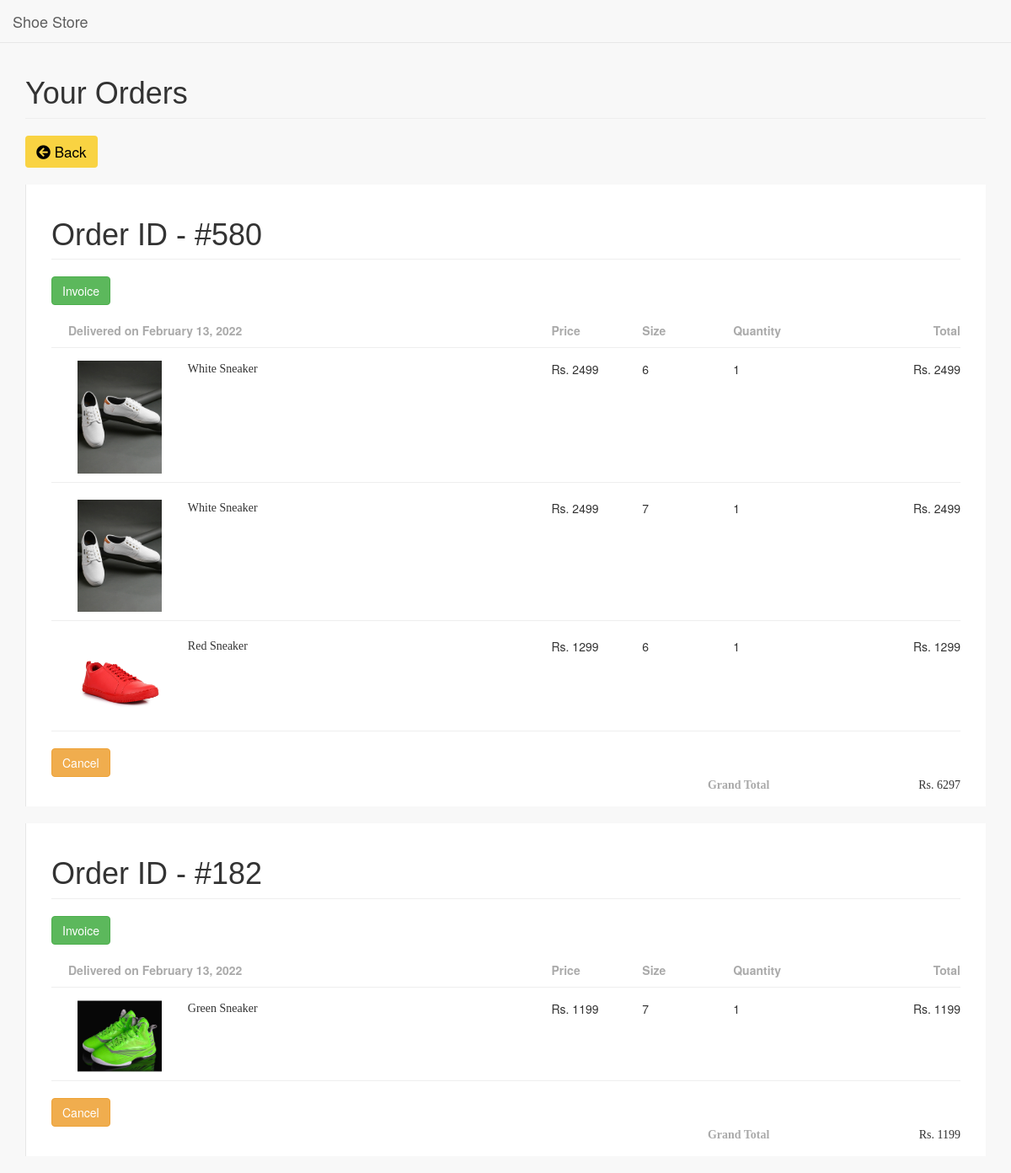
The app's page /client/Old_Files/my_orders.php with its own data.
### tables this page shows
CREATE TABLE `orders` (
  `id` int(11) NOT NULL,
  `order_id` int(11) NOT NULL,
  `user_id` varchar(20) NOT NULL,
  `total_amt` int(11) NOT NULL,
  `order_date` date NOT NULL,
  `delivery_date` date NOT NULL,
  `cust_name` varchar(255) NOT NULL,
  `cust_email` varchar(250) NOT NULL,
  `cust_addr` varchar(250) NOT NULL,
  `state` varchar(255) NOT NULL,
  `city` varchar(255) NOT NULL,
  `zip` int(10) NOT NULL,
  `cust_mobile` bigint(11) NOT NULL,
  `p_name` varchar(80) NOT NULL,
  `p_quantity` int(10) NOT NULL,
  `size` int(10) NOT NULL,
  `original_prc` int(10) NOT NULL
);

CREATE TABLE `product` (
  `id` int(11) NOT NULL,
  `cat_id` int(11) NOT NULL,
  `p_name` varchar(250) NOT NULL,
  `p_quantity` int(11) NOT NULL,
  `price` int(11) NOT NULL,
  `photo` varchar(255) NOT NULL
);

### client/Old_Files/my_orders.php (the view, shortened to what this page needs)
<?php
include("connection.php");
$sql_temp = "SELECT * FROM temp";
$res_temp = mysqli_query($con, $sql_temp);
$row_temp = mysqli_fetch_array($res_temp);
$id       = $row_temp['loginid'];
$sql_order_distinct_order_id = "SELECT DISTINCT order_id,total_amt,order_date,delivery_date FROM orders WHERE user_id ='$id'";
$res_order_distinct_order_id = mysqli_query($con, $sql_order_distinct_order_id);
?>
<!DOCTYPE html>
<html>
<head>
    <link rel="stylesheet" href="https://maxcdn.bootstrapcdn.com/bootstrap/3.3.7/css/bootstrap.min.css">
    <link rel="stylesheet" href="https://cdnjs.cloudflare.com/ajax/libs/metisMenu/2.5.2/metisMenu.css">
    <link rel="stylesheet" href="https://cdnjs.cloudflare.com/ajax/libs/morris.js/0.5.1/morris.css">
    <link rel="stylesheet" href="https://cdnjs.cloudflare.com/ajax/libs/font-awesome/5.15.0/css/all.min.css">
    <link rel="stylesheet" href="https://s3-us-west-2.amazonaws.com/s.cdpn.io/416491/timeline.css">
</head>
<body>
    <div id="wrapper">
        <nav class="navbar navbar-default navbar-static-top d-flex" role="navigation" style="margin-bottom: 0">
            <div class="navbar-header">
                <a class="navbar-brand" href="index.php">Shoe Store</a>
            </div>
        </nav>
        <div id="page-wrapper">
            <h1 class="page-header">Your Orders</h1>
            <div>
                <a href="index.php" class="btn" style="background-color:#f9d342;color:black;font-size:1.7rem"><i
                        class="fas fa-arrow-circle-left"></i>
                    Back</a>
            </div>
            <?php
        while($row_order_id = mysqli_fetch_array($res_order_distinct_order_id))
        {
        ?>
            <div class="order-wrapper">
                <div class="row">
                    <div class="col-lg-12">
                        <h1 class="page-header">Order ID - #<?php echo $row_order_id['order_id'];?></h1>
                        <form method="POST" action="invoice.php">
                            <input type="submit" class="btn btn-success" name="inv_btn" value="Invoice">
                        </form>
                    </div>
                </div>
                <br>
                <div class="shopping-cart">
                    <div class="column-labels">
                        <label class="product-delivery-date" style="padding-left:2rem;">
                            <?php
                        $delivery_date = $row_order_id['delivery_date'];
                        $timestamp = strtotime($delivery_date);
                        $formattedDate = date('F d, Y', $timestamp);
                        if($delivery_date>date('Y-m-d')) {
                            echo "To be delivered on ".$formattedDate;
                        }
                        else {
                            echo "Delivered on ".$formattedDate;
                        }
                         ?>
                        </label>
                        <label class="product-price">Price</label>
                        <label class="product-size">Size</label>
                        <label class="product-quantity">Quantity</label>
                        <label class="product-line-price">Total</label>
                    </div>
                    <?php
                $distinct_order_id = $row_order_id['order_id'];
                $sql_order= "SELECT * FROM orders WHERE order_id = '$distinct_order_id'";
                $res_order= mysqli_query($con, $sql_order);
				while($row_order_product_name = mysqli_fetch_array($res_order)) {
                    $item_name = $row_order_product_name['p_name'];
		            $sql_prod = "SELECT * FROM product WHERE p_name = '$item_name'";
		            $res_prod = mysqli_query($con, $sql_prod);
                    $product_details = mysqli_fetch_array($res_prod);
                ?>
                    <div class="product">
                        <div class="product-image">
                            <img src="../admin/uploaded/<?php echo $product_details['photo']; ?>" border="0" alt="">
                        </div>
                        <div class="product-details">
                            <div class="product-title"><?php echo $row_order_product_name['p_name']; ?></div>
                        </div>
                        <div class="product-price"><?php echo $product_details['price'];?></div>
                        <div class="product-size"><?php echo $row_order_product_name['size']; ?></div>
                        <div class="product-quantity">
                            <?php echo $row_order_product_name['p_quantity'];?>
                        </div>
                        <div class="product-line-price">
                            <?php
                        $line_price = $row_order_product_name['p_quantity']*$product_details['price'];
                        echo $line_price; ?></div>
                    </div>
                    <?php }?>
                    <div class="totals">
                        <a onClick="return(confirm('Do you really want to cancel?'))"
                                                    href="cancel.php?id=<?php echo $row_order_id['order_id']; ?>"
                                                    class="btn btn-warning">Cancel</a>
                        <div class="totals-item totals-item-total">
                            <label>Grand Total</label>
                            <div class="totals-value" id="cart-total"><?php echo $row_order_id['total_amt'];?></div>
                        </div>
                    </div>
                </div>
            </div>
            <?php }?>
        </div>
    </div>
</body>
</html>

### records on screen
orders: product.photo (picture), p_name "White Sneaker", product.price "2499", size "6", p_quantity "1", p_quantity.price "2499"
orders: product.photo (picture), p_name "White Sneaker", product.price "2499", size "7", p_quantity "1", p_quantity.price "2499"
orders: product.photo (picture), p_name "Red Sneaker", product.price "1299", size "6", p_quantity "1", p_quantity.price "1299"
orders: product.photo (picture), p_name "Green Sneaker", product.price "1199", size "7", p_quantity "1", p_quantity.price "1199"

### other values on screen
$row_order_id['order_id'] "580"
$formattedDate "February 13, 2022"
$row_order_id['total_amt'] "6297"
$row_order_id['order_id'] "182"
$row_order_id['total_amt'] "1199"
